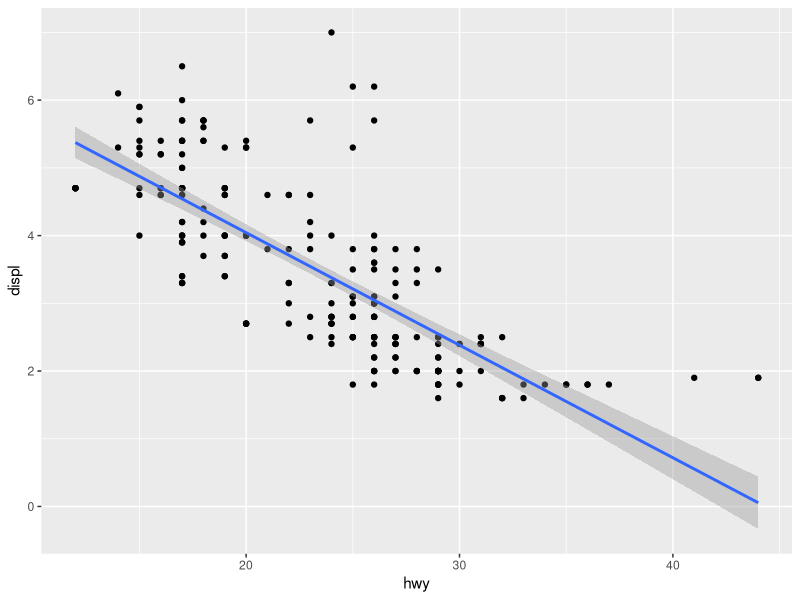
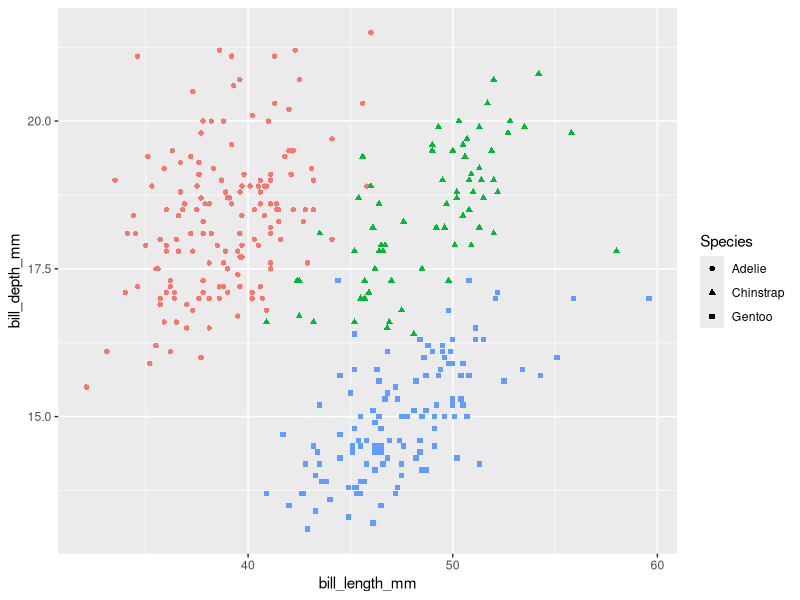

These charts were generated, in order, by the following R code:
## ---- chunk 1
library(tidyverse)
library(palmerpenguins)
## ---- chunk 2
glimpse(mpg)
## ---- chunk 3
glimpse(penguins)
## ---- chunk 4
ggplot(data=mpg,mapping=aes(x= hwy, y= displ)) + geom_point() + geom_smooth(method= "lm")
## ---- chunk 5
ggplot(
  data = penguins,
  mapping = aes(
    x = bill_length_mm, y = bill_depth_mm, 
    color = species, shape = species
  )
) +
  geom_point() +
  labs(color = "Species") +
  guides(
    shape = guide_legend(title = "Species", override.aes = list(color = NULL))
  )

